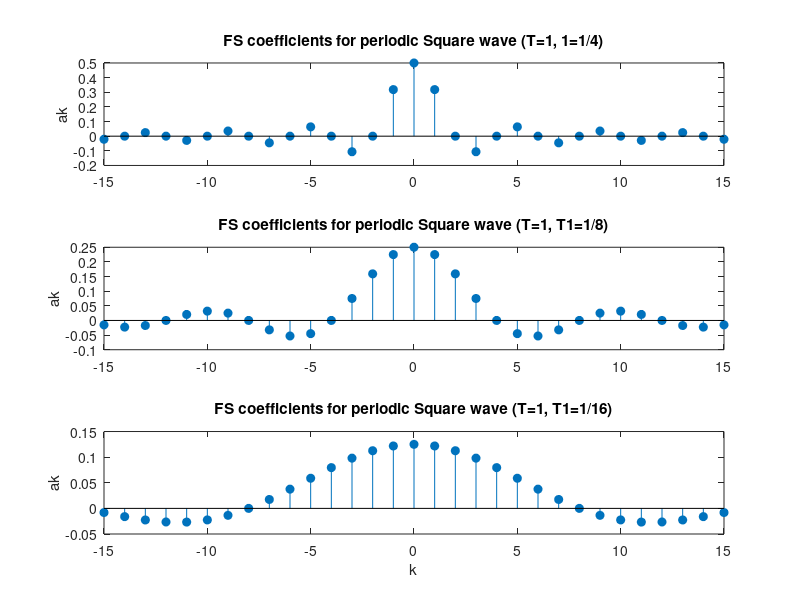

MATLAB code for this plot:
k=-15:15;
T=1;
T1=1/4;
ak1=sin(k*2*pi*(T1/T))./(k*pi);
ak1(16)=2*T1/T;
subplot(3,1,1);
stem(k,ak1,'filled');
ylabel('ak');
title('FS coefficients for periodic Square wave (T=1, 1=1/4)');
 
T1=1/8;
ak1=sin(k*2*pi*(T1/T))./(k*pi);
ak1(16)=2*T1/T;
subplot(3,1,2);
stem(k,ak1,'filled');
ylabel('ak');
title('FS coefficients for periodic Square wave (T=1, T1=1/8)');
 
T1=1/16;
ak1=sin(k*2*pi*(T1/T))./(k*pi);
ak1(16)=2*T1/T;
subplot(3,1,3);
stem(k,ak1,'filled');
xlabel('k');
ylabel('ak');
title('FS coefficients for periodic Square wave (T=1, T1=1/16)');
